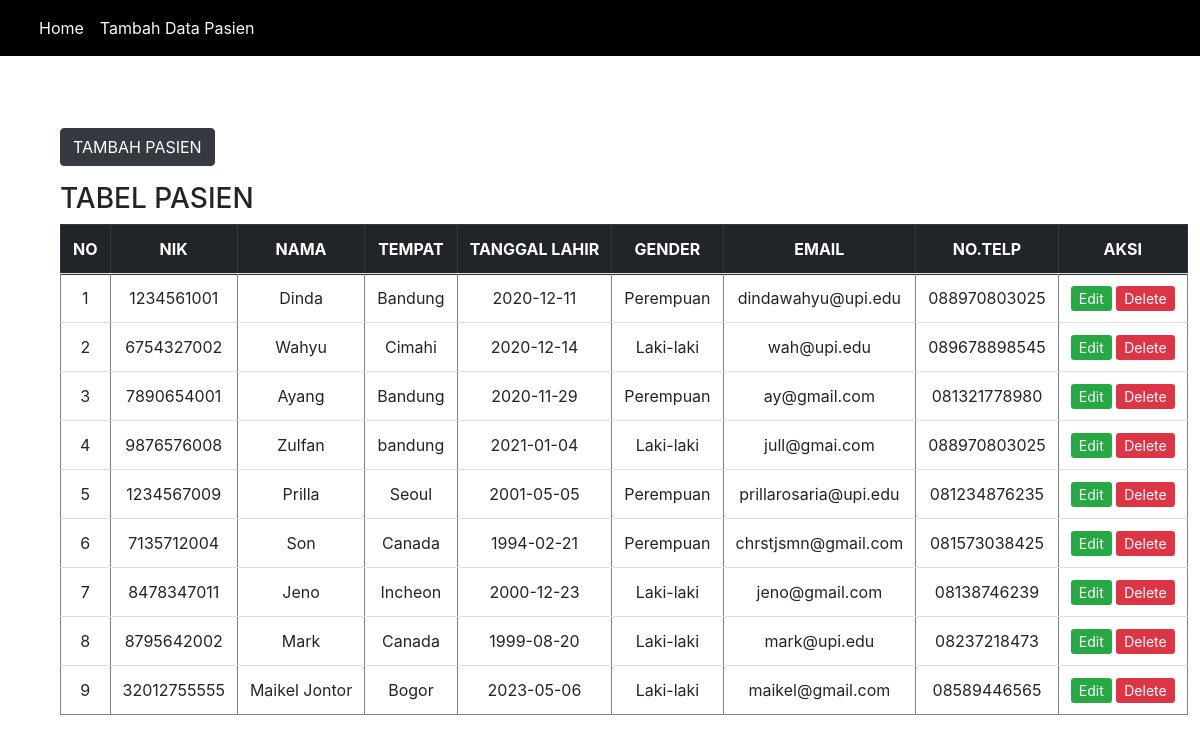
The page / on the database its author committed.
### tables this page shows
CREATE TABLE `pasien` (
  `id` int(11) NOT NULL,
  `nik` varchar(100) NOT NULL,
  `nama` varchar(100) NOT NULL,
  `tempat` varchar(100) NOT NULL,
  `tl` varchar(100) NOT NULL,
  `gender` varchar(10) NOT NULL,
  `email` varchar(100) NOT NULL,
  `telp` varchar(100) NOT NULL
);

### presenter/ProsesPasien.php (called while the page is built, shortened)
<?php
class ProsesPasien implements KontrakPasienPresenter
{
	private $tabelpasien;
	private $data = [];
	function __construct()
	{
		try {
			$db_host = "localhost";
			$db_user = "root";
			$db_password = "";
			$db_name = "mvp_01";
			$this->tabelpasien = new TabelPasien($db_host, $db_user, $db_password, $db_name);
			$this->data = array();
		} catch (Exception $e) {
			echo "wiw error" . $e->getMessage();
		}
	}
	function prosesDataPasien()
	{
		try {
			$this->tabelpasien->open();
			$this->tabelpasien->getPasien();
			while ($row = $this->tabelpasien->getResult()) {
				$this->data[] = $row;
			}
		} catch (Exception $e) {
			echo "wiw error part 2" . $e->getMessage();
		}
	}
	function getId($i)
	{
		return $this->data[$i]['id'];
	}
	function getNik($i)
	{
		return $this->data[$i]['nik'];
	}
	function getNama($i)
	{
		return $this->data[$i]['nama'];
	}
	function getTempat($i)
	{
		return $this->data[$i]['tempat'];
	}
	function getTl($i)
	{
		return $this->data[$i]['tl'];
	}
	function getGender($i)
	{
		return $this->data[$i]['gender'];
	}
	function getEmail($i)
	{
		return $this->data[$i]['email'];
	}
	function getTelp($i)
	{
		return $this->data[$i]['telp'];
	}
	function getSize()
	{
		return sizeof($this->data);
	}
}

### index.php (called while the page is built, shortened)
<?php
include_once("model/Template.class.php");
include_once("model/DB.class.php");
include_once("view/TampilPasien.php");
$tp = new TampilPasien();
$data = $tp->tampil();

### model/DB.class.php (called while the page is built, shortened)
<?php
class DB
{
	var $db_host = '';
	var $db_user = '';
	var $db_password = '';
	var $db_name = '';
	var $db_link = '';
	function __construct($db_host = '', $db_user = '', $db_password = '', $db_name = '')
	{
		$this->db_host = $db_host;
		$this->db_user = $db_user;
		$this->db_password = $db_password;
		$this->db_name = $db_name;
	}
	function open()
	{
		$this->db_link = mysqli_connect($this->db_host, $this->db_user, $this->db_password, $this->db_name);
	}
	function execute($query = "")
	{
		$this->result = mysqli_query($this->db_link, $query);
		return $this->result;
	}
}

### model/TabelPasien.class.php (called while the page is built, shortened)
<?php
class TabelPasien extends DB
{
	function getPasien()
	{
		$query = "SELECT * FROM pasien";
		return $this->execute($query);
	}
}

### view/TampilPasien.php (the view, shortened to what this page needs)
<?php
include_once("presenter/ProsesPasien.php");
class TampilPasien implements KontrakPasienView
{
	private $prosespasien;
	function __construct()
	{
		$this->prosespasien = new ProsesPasien();
	}
	function tampil()
	{
		$this->prosespasien->prosesDataPasien();
		$data = null;
		for ($i = 0; $i < $this->prosespasien->getSize(); $i++) {
			$no = $i + 1;
			$data .= "<tr>
			<td>" . $no . "</td>
			<td>" . $this->prosespasien->getNik($i) . "</td>
			<td>" . $this->prosespasien->getNama($i) . "</td>
			<td>" . $this->prosespasien->getTempat($i) . "</td>
			<td>" . $this->prosespasien->getTl($i) . "</td>
			<td>" . $this->prosespasien->getGender($i) . "</td>
			<td>" . $this->prosespasien->getEmail($i) . "</td>
			<td>" . $this->prosespasien->getTelp($i) . "</td>
			<td>
				<a href='addpasien.php?id_edit=".$this->prosespasien->getId($i)."' class='btn-sm btn-success'>Edit</a>
				<a href='addpasien.php?id_delete=".$this->prosespasien->getId($i)."' class='btn-sm btn-danger'>Delete</a>
          	</td>";
		}
	}
}

### model/Template.class.php (shortened to what this page needs)
<?php
class Template{
	var $content = '';
	function __construct($filename = ''){
		$this->content = implode('', @file($filename));
	}
	function clear(){
		$this->content = preg_replace("/DATA_[A-Z|_|0-9]+/", "", $this->content);
	}
	function write(){
		print $this->content;
	}
	function replace($old = '', $new = ''){
		if(is_int($new)){
			$value = sprintf("%d", $new);
		}elseif(is_float($new)){
			$value = sprintf("%f", $new);
		}elseif(is_array($new)){
			$value = '';
			foreach( $new as $item){
				$value .= $item. '';
			}
		}else{
			$value = $new;
		}
		$this->content = preg_replace("/$old/",  $value, $this->content);
	}
}

### rows shown on the page
pasien: no "1", nik "1234561001", nama "Dinda", tempat "Bandung", tl "2020-12-11", gender "Perempuan", email "dindawahyu@upi.edu", telp "088970803025"
pasien: no "2", nik "6754327002", nama "Wahyu", tempat "Cimahi", tl "2020-12-14", gender "Laki-laki", email "wah@upi.edu", telp "089678898545"
pasien: no "3", nik "7890654001", nama "Ayang", tempat "Bandung", tl "2020-11-29", gender "Perempuan", email "ay@gmail.com", telp "081321778980"
pasien: no "4", nik "9876576008", nama "Zulfan", tempat "bandung", tl "2021-01-04", gender "Laki-laki", email "jull@gmai.com", telp "088970803025"
pasien: no "5", nik "1234567009", nama "Prilla", tempat "Seoul", tl "2001-05-05", gender "Perempuan", email "prillarosaria@upi.edu", telp "081234876235"
pasien: no "6", nik "7135712004", nama "Son", tempat "Canada", tl "1994-02-21", gender "Perempuan", email "chrstjsmn@gmail.com", telp "081573038425"
pasien: no "7", nik "8478347011", nama "Jeno", tempat "Incheon", tl "2000-12-23", gender "Laki-laki", email "jeno@gmail.com", telp "08138746239"
pasien: no "8", nik "8795642002", nama "Mark", tempat "Canada", tl "1999-08-20", gender "Laki-laki", email "mark@upi.edu", telp "08237218473"
pasien: no "9", nik "32012755555", nama "Maikel Jontor", tempat "Bogor", tl "2023-05-06", gender "Laki-laki", email "maikel@gmail.com", telp "08589446565"

### other values the page prints
$this->content "Home Tambah Data Pasien TAMBAH PASIEN TABEL PASIEN NO NIK NAMA TEMPAT TANGGAL LAHIR GENDER EMAIL NO.TELP AKSI"
